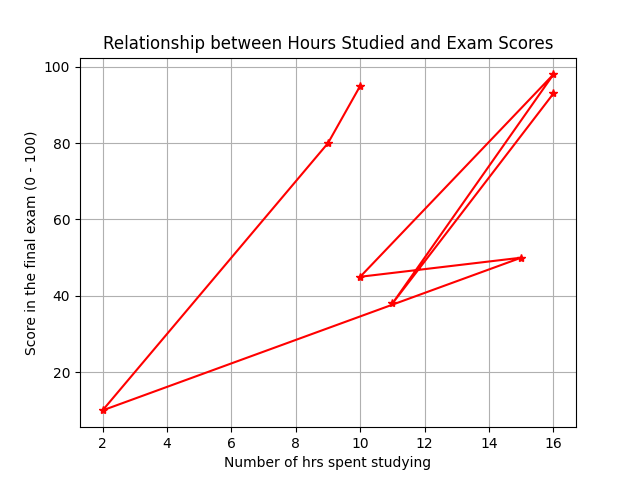

Recreate this plot in Python.
import matplotlib.pyplot as plt
# Data
hours_studied = [10, 9, 2, 15, 10, 16, 11, 16]
exam_scores = [95, 80, 10, 50, 45, 98, 38, 93]
# Plotting
plt.plot(hours_studied, exam_scores, marker='*', color='red', linestyle='-')
plt.xlabel('Number of hrs spent studying')
plt.ylabel('Score in the final exam (0 - 100)')
plt.title('Relationship between Hours Studied and Exam Scores')
plt.grid(True)
# Show plot
plt.show()
